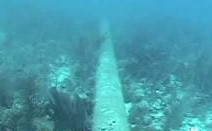
%> input picture test1_.jpg, 212 x 131 px
$ octave test_dbscan.m   (GNU Octave 9; MATLAB toolbox functions it lacks are replaced by stand-ins)
%> lines starting %> are read from the running program, lines starting %| are printed output that depends on the picture; in (x1, y1, x2, y2) boxes, pixels count from 0 and x2, y2 are one past the last pixel; in counts of white or black regions, pixels touching at a corner belong together; the program's own positions count from 1
### utils/arrays/convert_lines_in_points_evenly.m
function [points] = convert_lines_in_points_evenly(lines, maxDiff)
    if isempty(lines)
        points = [];
        return
    end

    addpath("utils");
    points = [];
    floatComparaisonAccuracy = 10^(-2);

    for i = 1:length(lines)
        % [minX, maxX]= get_min_max(lines(i).point1(1), lines(i).point2(1));
        curX = lines(i).point1(1);
        expectedX = lines(i).point2(1);

        % [minY, maxY] = get_min_max(lines(i).point1(2), lines(i).point2(2));
        curY = lines(i).point1(2);
        expectedY = lines(i).point2(2);

        [stepX, stepY] = findDivisionSteps(curX, expectedX, curY, expectedY, maxDiff);

        while (abs(curX - expectedX) > floatComparaisonAccuracy) && ...
                (abs(curY - expectedY) > floatComparaisonAccuracy)

            points = [points ; [curX, curY]];

            curX = curX + stepX;
            curY = curY + stepY;
        end

        points = [points ; [curX, curY]];
    end
end

function [stepX, stepY] = findDivisionSteps(curX, expectedX, curY, expectedY, maxDiff)
  amountDivisionStep = 2;
  stepX = (expectedX - curX) / amountDivisionStep;
  stepY = (expectedY - curY) / amountDivisionStep;

  while ((stepX^2 + stepY^2)^(1/2) >= maxDiff)
    amountDivisionStep = amountDivisionStep + 1;
      stepX = (expectedX - curX) / amountDivisionStep;
      stepY = (expectedY - curY) / amountDivisionStep;
  end
end

### test_dbscan.m
clear;close all;
addpath('figure');
addpath('utils\arrays');

rng(1); % TODO remove because this for repeated results

image = imread('./test1_.jpg');
%> image is the input picture: size 131x212x3 uint8; mean R, G, B 71.1, 156.4, 171.1
figure, imshow(image);title('original');
image = rgb2gray(image);
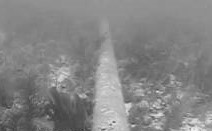
%> image: size 131x212 uint8; min 48, max 242, mean 132.6
% figure, imshow(image);title('gray');

%gausImg = imgaussfilt(image,2);
%figure, imshow(gausImg);title('gaus');

cannyImg=edge(image,'canny', [], 3.4); % 3.4 begin
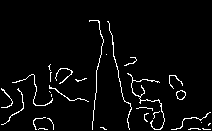
%> cannyImg: size 131x212 logical; 3.8% white in thin lines or dots, all inside (x1, y1, x2, y2) = (1, 20, 211, 130)
figure,imshow(cannyImg);title('canny');

[H,theta,rho] = hough(cannyImg);
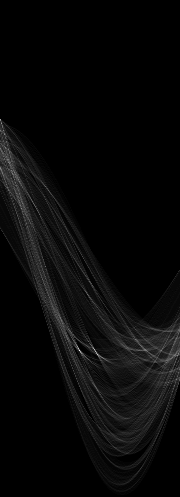
%> H: size 497x180 double; min 0, max 63, mean 2.1; drawn with min black and max white
%> theta = 180 values from -90 to 89; rho = 497 values from -248 to 248
peaks = houghpeaks(H,5,'threshold',ceil(0.2*max(H(:)))); % 0.7 begin
%> peaks = [351 80; 355 98; 350 95; 120 1; 356 178]

% figure_hough_space(H, theta, rho);
% figure_peaks_hough_space(peaks, theta, rho);

lines = houghlines(cannyImg,theta,rho,peaks,'FillGap',5,'MinLength',7);
%> lines = 12 lines; longest, point1 to point2 (x, y): (116, 60) to (125, 102), (109, 22) to (112, 35), (97, 71) to (97, 83), (199, 130) to (211, 130), (128, 119) to (130, 130), (36, 106) to (46, 106)

figure, imshow(image),title('lines'), hold on;

maxDiff = 1;
points = convert_lines_in_points_evenly(lines, maxDiff);
%> the loop in convert_lines_in_points_evenly, `for i = 1:length(lines)` made 12 passes
%> (expectedX, expectedY, stepX, stepY) on passes 1 to 12: (112, 35, 0.214, 0.929), (114, 50, 0.1, 0.9), (125, 102, 0.209, 0.977), (130, 130, 0.167, 0.917), (95, 109, 0, 0.875), (97, 93, 0, 0.889), (103, 44, 0, 0.875), (94, 121, 0, 0.9), (95, 110, 0, 0.9), (97, 83, 0, 0.923), (211, 130, 0.923, 0), (46, 106, 0.909, 0)
%> after the loop in convert_lines_in_points_evenly, `for i = 1:length(lines)`: points = 91 rows, first 12: [109 22; 109.2 22.93; 109.4 23.86; 109.6 24.79; 109.9 25.71; 110.1 26.64; 110.3 27.57; 110.5 28.5; 110.7 29.43; 110.9 30.36; 111.1 31.29; 111.4 32.21]

%> (the run ends here)

$ run again, with test_benchmark.jpg copied over test1_.jpg
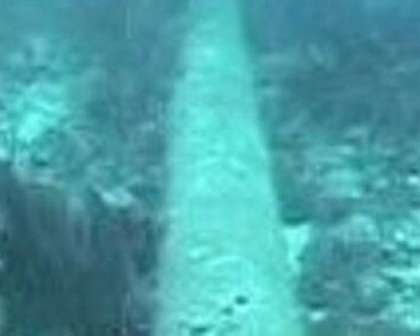
%> input picture test_benchmark.jpg, 420 x 336 px, shrunk from 720 x 576 before the run
%> image is the input picture: size 336x420x3 uint8; mean R, G, B 74.7, 160.9, 167.1
%> image: size 336x420 uint8
%> `cannyImg=edge(image,'canny', [], 3.4);`:
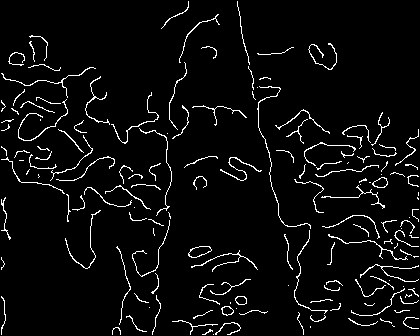
%> cannyImg: size 336x420 logical; 4.6% white in thin lines or dots
%> `[H,theta,rho] = hough(cannyImg);`:
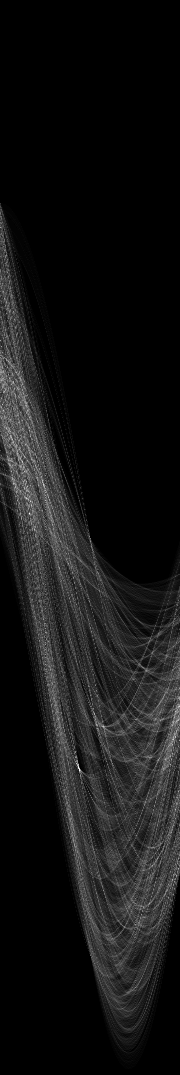
%> H: size 1075x180 double; min 0, max 76, mean 6; drawn with min black and max white
%> theta = 180 values from -90 to 89; rho = 1075 values from -537 to 537
%> peaks = [514 30; 770 80; 502 31; 499 27; 485 44]
%> lines = 15 lines; longest, point1 to point2 (x, y): (233, 158) to (256, 169), (221, 170) to (241, 181), (62, 131) to (77, 145), (238, 2) to (241, 22), (246, 47) to (250, 65), (234, 158) to (250, 166)
%> the loop in convert_lines_in_points_evenly, `for i = 1:length(lines)` made 15 passes
%> (expectedX, expectedY, stepX, stepY) on passes 1 to 8: (159, 116, 0.846, 0.462), (250, 166, 0.889, 0.444), (368, 232, 0.867, 0.467), (415, 258, 0.824, 0.471), (241, 22, 0.143, 0.952), (250, 65, 0.211, 0.947), (276, 198, 0.25, 0.875), (300, 323, 0.125, 0.875)
%> after the loop in convert_lines_in_points_evenly, `for i = 1:length(lines)`: points = 257 rows, first 12: [148 110; 148.8 110.5; 149.7 110.9; 150.5 111.4; 151.4 111.8; 152.2 112.3; 153.1 112.8; 153.9 113.2; 154.8 113.7; 155.6 114.2; 156.5 114.6; 157.3 115.1]

$ run again, with test_image.jpg copied over test1_.jpg
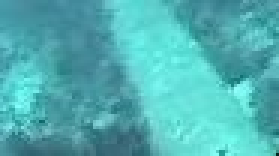
%> input picture test_image.jpg, 93 x 52 px (shown 3 times larger)
%> image is the input picture: size 52x93x3 uint8; mean R, G, B 81, 177.2, 180
%> image: size 52x93 uint8
%> `cannyImg=edge(image,'canny', [], 3.4);`:
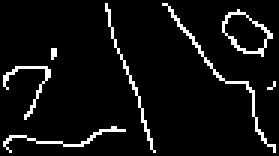
%> cannyImg: size 52x93 logical (shown 3 times larger); 6.3% white in thin lines or dots
%> `[H,theta,rho] = hough(cannyImg);`:
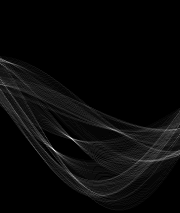
%> H: size 213x180 double; min 0, max 39, mean 1.4; drawn with min black and max white
%> theta = 180 values from -90 to 89; rho = 213 values from -106 to 106
%> peaks = [150 54; 139 72; 137 69; 142 75; 153 57]
%> lines = 6 lines; point1 to point2 (x, y): (36, 3) to (52, 51), (37, 9) to (49, 41), (55, 2) to (75, 27), (58, 4) to (74, 27), (45, 28) to (52, 51), (86, 42) to (92, 51)
%> the loop in convert_lines_in_points_evenly, `for i = 1:length(lines)` made 6 passes
%> (expectedX, expectedY, stepX, stepY) on passes 1 to 6: (75, 27, 0.606, 0.758), (92, 51, 0.545, 0.818), (52, 51, 0.314, 0.941), (49, 41, 0.343, 0.914), (52, 51, 0.28, 0.92), (74, 27, 0.552, 0.793)
%> after the loop in convert_lines_in_points_evenly, `for i = 1:length(lines)`: points = 190 rows, first 12: [55 2; 55.61 2.76; 56.21 3.52; 56.82 4.27; 57.42 5.03; 58.03 5.79; 58.64 6.55; 59.24 7.3; 59.85 8.06; 60.45 8.82; 61.06 9.58; 61.67 10.33]
